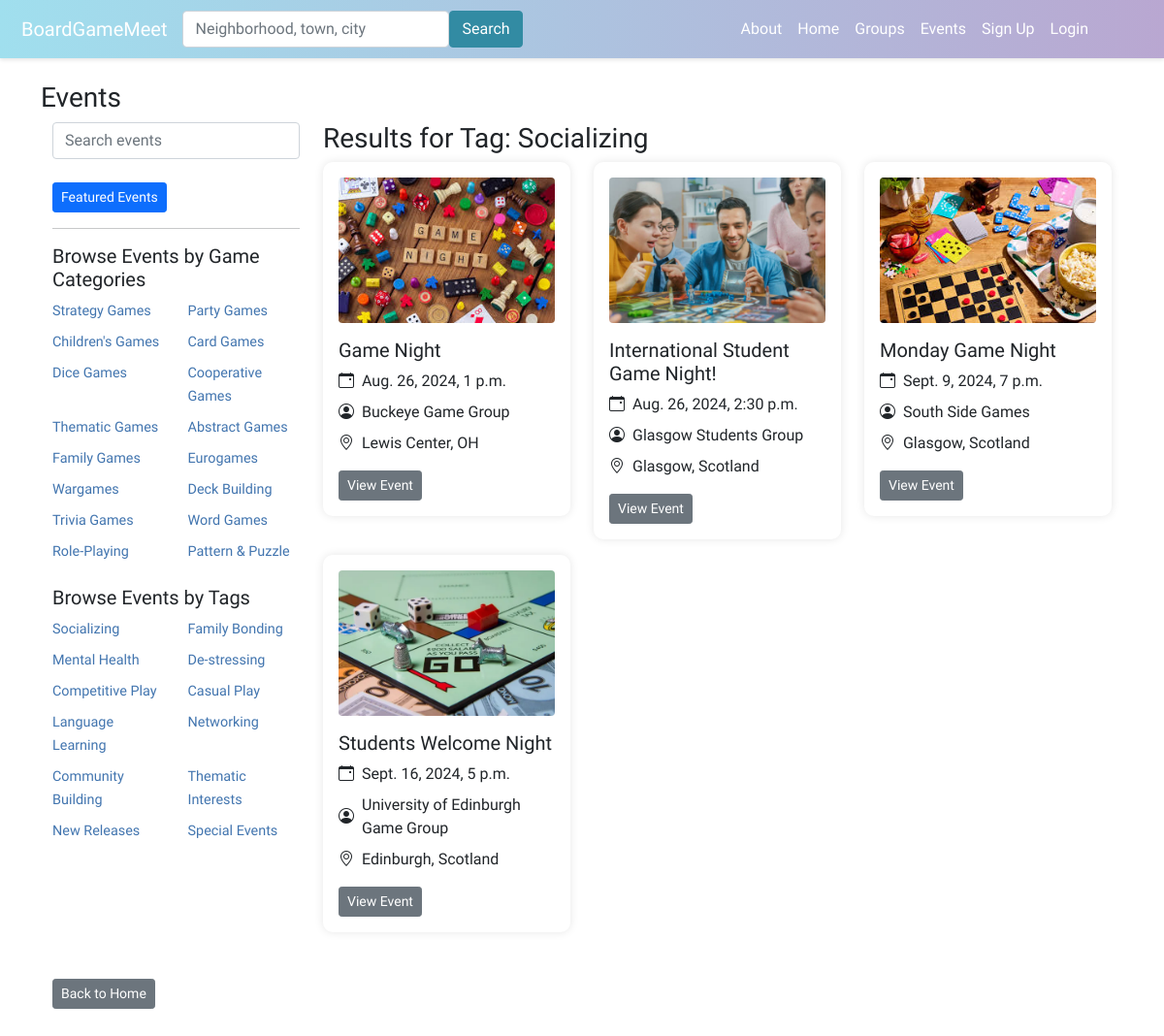
/events/?tag=Socializing, run on the app's committed database.
### boardgame/models.py (models this page shows, shortened)
class Category(models.Model):
    name = models.CharField(max_length=100)

class Tag(models.Model):
    name = models.CharField(max_length=100)

class Event(models.Model):
    group = models.ForeignKey(Group, on_delete=models.CASCADE)
    title = models.CharField(max_length=100)
    description = models.TextField()
    date_time = models.DateTimeField()
    attendees = models.ManyToManyField(User, through='EventAttendance')
    event_image = models.ImageField(upload_to='event_images/', null=True, blank=True)
    categories = models.ManyToManyField(Category, related_name='events', blank=True)
    tags = models.ManyToManyField(Tag, related_name='events', blank=True)
    nominations_open = models.BooleanField(default=True)
    signups_open = models.BooleanField(default=False)
    admin_only_nominations = models.BooleanField(default=False)
    skip_nominations = models.BooleanField(default=False)

class Group(models.Model):
    name = models.CharField(max_length=100)
    description = models.TextField()
    members = models.ManyToManyField(User, through='GroupMembers')
    slug = models.SlugField(unique=True)
    group_image = models.ImageField(upload_to='group_images/', null=True, blank=True)
    TYPE_SELECT = (
        ('Public', 'Public'),
        ('Private', 'Private'),
    )
    group_privacy = models.CharField(max_length=10,choices=TYPE_SELECT,default='Public')
    categories = models.ManyToManyField(Category, related_name='groups', blank=True)
    tags = models.ManyToManyField(Tag, related_name='groups', blank=True)

class EventLocation(models.Model):
    event = models.OneToOneField('Event', on_delete=models.CASCADE)
    address = models.CharField(max_length=255)
    city = models.CharField(max_length=100)
    sublocality = models.CharField(max_length=100, blank=True)  # neighborhoods or sublocalities
    state = models.CharField(max_length=100, blank=True, null=True)
    postcode = models.CharField(max_length=20)
    country = models.CharField(max_length=20)
    latitude = models.DecimalField(max_digits=9, decimal_places=6, blank=True, null=True)
    longitude = models.DecimalField(max_digits=9, decimal_places=6, blank=True, null=True)

### boardgame/views.py (the view)
# urls.py: path('events/', views.events, name='events'),
def events(request):
    tag_name = request.GET.get('tag')
    category_name = request.GET.get('category')
    show_user_events = request.GET.get('your_events') == 'true'
    search_query = request.GET.get('search')
    now = timezone.now()
    event_list = Event.objects.filter(date_time__gte=now).order_by('title')
    if search_query:
        event_list = event_list.filter(
            Q(title__icontains=search_query) |
            Q(eventlocation__city__icontains=search_query)
        ).distinct()
    if tag_name:
        event_list = event_list.filter(tags__name=tag_name,date_time__gte=now)
    if category_name:
        event_list = event_list.filter(categories__name=category_name,date_time__gte=now)
    user_events = None
    user = request.user
    if show_user_events and user.is_authenticated:
        user_events = EventAttendance.objects.filter(user=user).select_related('event')
        if show_user_events:
            event_list = event_list.filter(id__in=user_events.values_list('event_id', flat=True))
    if not (search_query or tag_name or category_name or show_user_events):
        event_list = event_list.annotate(num_attendees=Count('attendees')).order_by('-num_attendees')[:9]
    context = {
        'events': event_list,
        'tags': Tag.objects.all(),
        'categories': Category.objects.all(),
        'search_query': search_query,
    }
    return render(request, 'boardgame/events.html', context=context)

### boardgame/templates/boardgame/events.html (shortened to what this page needs)
{% extends 'boardgame/base.html' %}
{% load static %}
{% block content %}
<head>
<h3>Events</h3>
</head>
<div class="container" style="padding-bottom: 30px;">
    <div class="row">
        <div class="col-md-3">
            <div class="mb-2">
                <form method="get" action="{% url 'events' %}">
                    <div class="input-group">
                        <input type="text" class="form-control" id="search-bar" name="search" placeholder="Search events" value="{{ request.GET.search }}">
                    </div>
                </form>
                <br/>
                <a href="{% url 'events' %}" class="btn btn-primary btn-sm">Featured Events</a>
            </div>
            <hr>
            <div class="mb-3">
                <h5>Browse Events by Game Categories</h5>
                <div class="row">
                    {% if categories %}
                    {% for category in categories %}
                    <div class="col-6 mb-2">
                        <a href="?category={{ category.name }}" class="category-link">{{ category.name }}</a>
                    </div>
                    {% endfor %}
                    {% else %}
                    <p>No categories available</p>
                    {% endif %}
                </div>
            </div>
            <div class="mb-3">
                <h5>Browse Events by Tags</h5>
                <div class="row">
                    {% if tags %}
                    {% for tag in tags %}
                    <div class="col-6 mb-2">
                        <a href="?tag={{ tag.name }}" class="tag-link">{{ tag.name }}</a>
                    </div>
                    {% endfor %}
                    {% else %}
                    <p>No tags available</p>
                    {% endif %}
                </div>
            </div>
        </div>
        <div class="col-md-9">
            <h3>
                {% if request.GET.your_events %}
                    Your Events
                {% elif request.GET.tag %}
                    Results for Tag: {{ request.GET.tag }}
                {% elif request.GET.category %}
                    Results for Category: {{ request.GET.category }}
                {% else %}
                    Featured Events
                {% endif %}
            </h3>
            <div class="row" id="event-cards">
                {% if events %}
                {% for event in events %}
                <div class="col-md-4 mb-3">
                    <div class="card-custom" style="border: none; box-shadow: 0 0 10px rgba(0,0,0,0.1);">
                        <div class="card-body p-3">
                            <div class="text-center mb-3">
                                {% if event.event_image %}
                                    <img src="{{ event.event_image.url }}" class="rounded" style="width: 100%; height: 150px; object-fit: cover;">
                                {% else %}
                                    <img src="{% static 'boardgame/images/event_image_default.jpg' %}" class="rounded" style="width: 100%; height: 200px; object-fit: cover;">
                                {% endif %}
                            </div>
                            <h5>{{ event.title }}</h5>
                            <div class="d-flex align-items-center mb-2">
                                <i class="bi bi-calendar-event me-2"></i>
                                <span>{{ event.date_time}}</span>
                            </div>
                            <div class="d-flex align-items-center mb-2">
                                <i class="bi bi-person-circle me-2"></i>
                                <span>{{ event.group.name }}</span>
                            </div>
                            <div class="d-flex align-items-center mb-2">
                                <i class="bi bi-geo-alt me-2"></i>
                                <span>{{ event.eventlocation.city }}{% if event.eventlocation.state %}, {{ event.eventlocation.state }}{% endif %}</span>
                            </div>
                            <div class="mt-3">
                                <a href="{% url 'event_details' event.id %}" class="btn btn-secondary btn-sm">View Event</a>
                            </div>
                        </div>
                    </div>
                </div>
                {% endfor %}
                {% else %}
                <strong>There are no events present.</strong>
                {% endif %}
            </div>
        </div>
    </div>
    <div class="mt-3">
        <a href="{% url 'home' %}" class="btn btn-secondary btn-sm">Back to Home</a>
    </div>
</div>
{% endblock %}

### boardgame/static/boardgame/style.css (style rules this page uses)
.btn-sm { font-size: 0.8rem; padding: 5px 10px; }
.container { max-width: 1200px; margin: auto; }

### boardgame/templates/boardgame/base.html (style rules this page uses)
body { font-family: 'Varela Round', sans-serif; }

### boardgame/templates/boardgame/events.html (style rules this page uses)
.card-custom { border: none; box-shadow: 0 0 10px rgba(0, 0, 0, 0.1); border-radius: 10px; width: 100%; }
.tag-link, .category-link { text-decoration: none; color: #4275af; font-size: 0.9rem; }
.row > div { margin-bottom: 1rem; }

### data on the page
Category: name "Strategy Games"
Category: name "Party Games"
Category: name "Children's Games"
Category: name "Card Games"
Category: name "Dice Games"
Category: name "Cooperative Games"
Category: name "Thematic Games"
Category: name "Abstract Games"
Category: name "Family Games"
Category: name "Eurogames"
Category: name "Wargames"
Category: name "Deck Building"
Category: name "Trivia Games"
Category: name "Word Games"
Category: name "Role-Playing"
Category: name "Pattern & Puzzle"
Tag: name "Socializing", GET.tag "Socializing"
Tag: name "Family Bonding"
Tag: name "Mental Health"
Tag: name "De-stressing"
Tag: name "Competitive Play"
Tag: name "Casual Play"
Tag: name "Language Learning"
Tag: name "Networking"
Tag: name "Community Building"
Tag: name "Thematic Interests"
Tag: name "New Releases"
Tag: name "Special Events"
Event: event_image (picture), title "Game Night", date_time "Aug. 26, 2024, 1 p.m.", group.name "Buckeye Game Group", eventlocation.city "Lewis Center", eventlocation.state "OH"
Event: event_image (picture), title "International Student Game Night!", date_time "Aug. 26, 2024, 2:30 p.m.", group.name "Glasgow Students Group", eventlocation.city "Glasgow", eventlocation.state "Scotland"
Event: event_image (picture), title "Monday Game Night", date_time "Sept. 9, 2024, 7 p.m.", group.name "South Side Games", eventlocation.city "Glasgow", eventlocation.state "Scotland"
Event: event_image (picture), title "Students Welcome Night", date_time "Sept. 16, 2024, 5 p.m.", group.name "University of Edinburgh Game Group", eventlocation.city "Edinburgh", eventlocation.state "Scotland"
